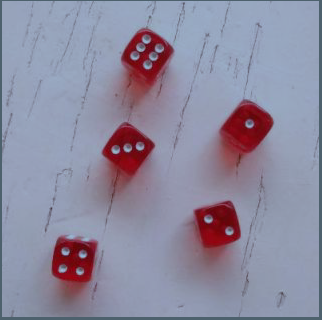
#> input picture dados.PNG, 324 x 322 px
$ python imagem.py
#> lines starting #> are read from the running program, lines starting #| are printed output that depends on the picture; after the words box and inside, x2 and y2 are one past the last pixel; in counts of white or black regions, pixels touching at a corner belong together
import numpy as np
import cv2 as cv
import matplotlib as mtl

def escreve(img, texto, cor=(255,0,0)):
    fonte = cv.FONT_HERSHEY_SIMPLEX
    cv.putText(img, texto, (10,20), fonte, 0.5, cor, 0, cv.LINE_AA)

def main():
    im = 'dados.PNG'
    ler_img=cv.imread(im)
#> ler_img is the input picture: shape (322, 324, 3); mean B, G, R 160.4, 139.8, 143.3
    im_gray = cv.cvtColor(ler_img,cv.COLOR_BGR2GRAY)
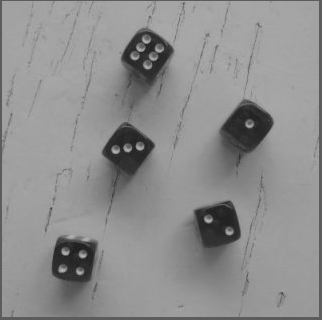
#> im_gray: shape (322, 324); min 26, max 255, mean 143.2
    #cv.imshow("Imagem em cinza: ",im_gray) #tons de cinza
    bl = cv.blur(im_gray,(5,5))
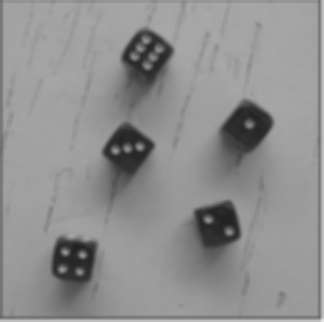
#> bl: shape (322, 324); min 34, max 229, mean 143.1
    #cv.imshow("Resultado: ",bl) #filtro blur

    (T, bin) = cv.threshold(bl,160,255,cv.THRESH_BINARY)
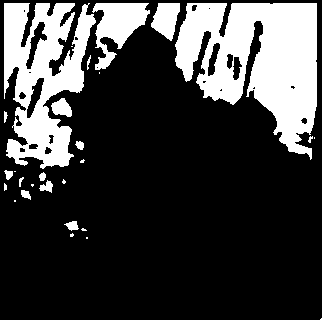
#> bin: shape (322, 324); 25.4% white; 28 white regions (12 under 20 px)
    #(T, binI) = cv.threshold(bl, 160, 255, cv.THRESH_BINARY_INV)
    #cv.imshow("Resultado: ",bin) #binarização

    sobelX = cv.Sobel(bin, cv.CV_64F, 1, 0)
    sobelY = cv.Sobel(bin, cv.CV_64F, 0, 1)
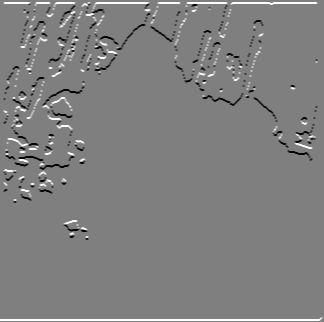
#> sobelY: shape (322, 324) float64; min -1020, max 1020, mean 6.3; drawn with min black and max white
    sobelX = np.uint8(np.absolute(sobelX))
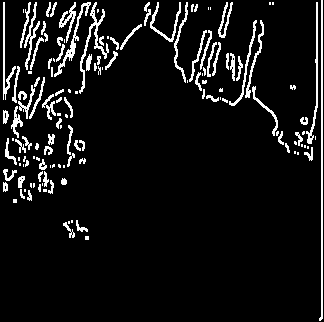
#> sobelX: shape (322, 324); min 0, max 255, mean 19.7
    sobelY = np.uint8(np.absolute(sobelY))
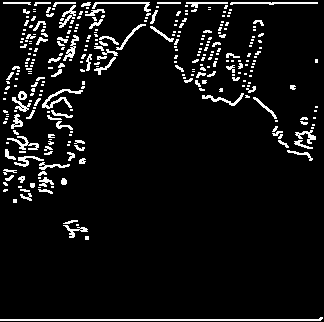
#> sobelY: shape (322, 324); min 0, max 255, mean 17.6
    sobel = cv.bitwise_or(sobelX, sobelY)

    contours, hierarchy = cv.findContours(bin, cv.RETR_TREE,cv.CHAIN_APPROX_SIMPLE)
#> contours = 49 contours, 25 with area under 20; largest, box (x1, y1, x2, y2) and area: (175, 3, 317, 160) 13112, (4, 3, 96, 169) 8881, (92, 3, 150, 70) 1780, (151, 3, 180, 41) 682, (0, 0, 324, 322) 648
    #cv.imshow("Resultado: ",ler_img) #detecção de bordas
    cv.drawContours(ler_img, contours, -1, (255, 0, 0), 2)
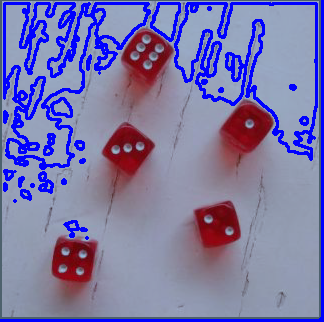
#> ler_img: shape (322, 324, 3); 12.79% of pixels changed, all inside (x1, y1, x2, y2) = (0, 0, 324, 322)
    #escreve(ler_img, str(len(contours))+" objetos encontrados!")

    #print(str(len(contours)))
    cv.imshow("Total de contornos: "+str(len(contours)),ler_img) #qtd de objetos encontrados
    ret= cv.waitKey(0)
#> (key Esc is pressed here)

if __name__=='__main__':
    main()

$ run again, with Detecção_de_bordas.PNG copied over dados.PNG
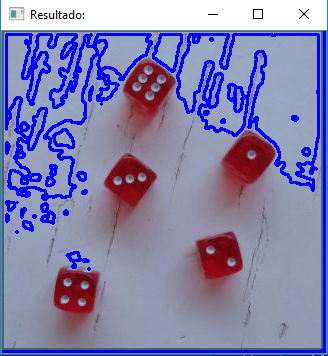
#> input picture Detecção_de_bordas.PNG, 328 x 356 px
#> in main, ler_img is the input picture: shape (356, 328, 3); mean B, G, R 175, 129.2, 132.6
#> in main, `(T, bin) = cv.threshold(bl,160,255,cv.THRESH_BINARY)`:
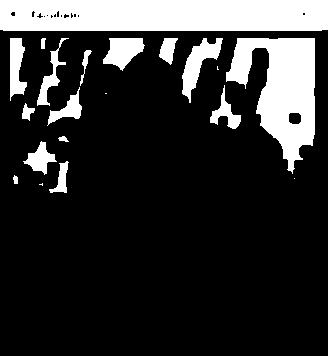
#> bin: shape (356, 328); 18.9% white; 20 white regions (4 under 20 px)
#> contours = 35 contours, 16 with area under 20; largest, box (x1, y1, x2, y2) and area: (0, 0, 328, 31) 9802, (226, 38, 315, 174) 6374, (182, 38, 223, 103) 923, (103, 38, 145, 71) 800, (10, 38, 27, 101) 629
#> in main, `cv.drawContours(ler_img, contours, -1, (255, 0, 0), 2)`:
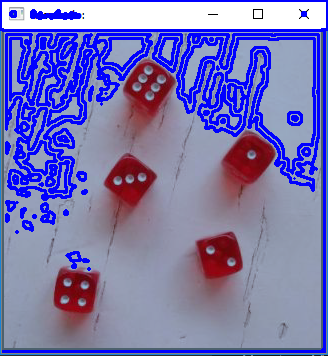
#> ler_img: shape (356, 328, 3); 7.14% of pixels changed, all inside (x1, y1, x2, y2) = (0, 0, 328, 194)

$ run again, with tons_de_cinza.PNG copied over dados.PNG
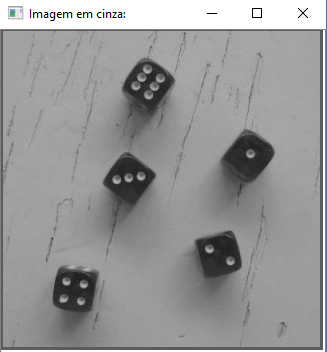
#> input picture tons_de_cinza.PNG, 327 x 352 px
#> in main, ler_img is the input picture: shape (352, 327, 3); mean B, G, R 151.7, 151.5, 151.1
#> in main, `(T, bin) = cv.threshold(bl,160,255,cv.THRESH_BINARY)`:
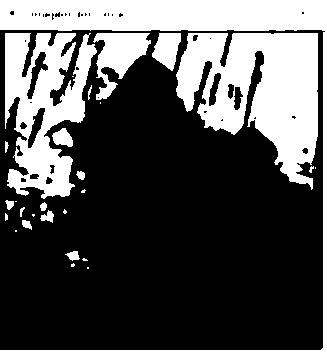
#> bin: shape (352, 327); 32.2% white; 28 white regions (12 under 20 px)
#> contours = 69 contours, 43 with area under 20; largest, box (x1, y1, x2, y2) and area: (176, 33, 318, 190) 13112, (0, 0, 327, 352) 10907, (5, 33, 97, 199) 8881, (93, 33, 151, 100) 1780, (152, 33, 181, 71) 682
#> in main, `cv.drawContours(ler_img, contours, -1, (255, 0, 0), 2)`:
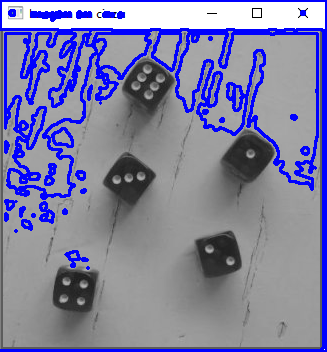
#> ler_img: shape (352, 327, 3); 14.25% of pixels changed, all inside (x1, y1, x2, y2) = (0, 0, 327, 352)
